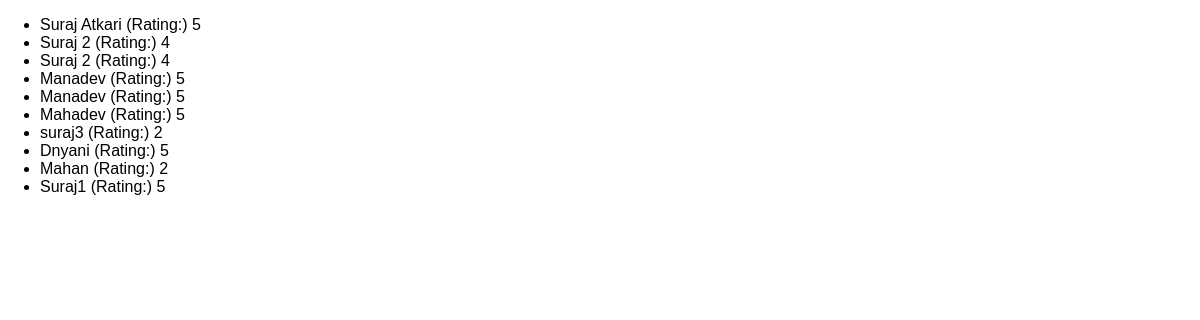
Page /reviews on the earlier database version.
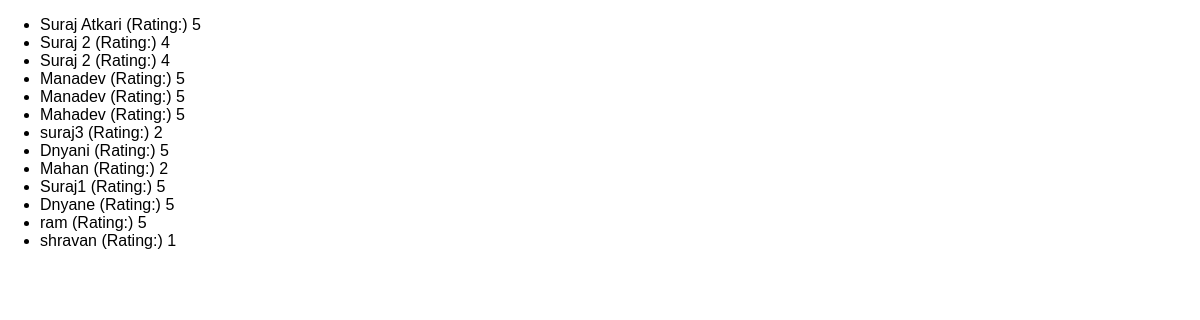
Same page on the later database version.
### reviews/models.py (models this page shows)
class Review(models.Model):
    user_name = models.CharField(max_length=50)
    review_text = models.TextField()
    rating = models.IntegerField()

### reviews/views.py (the view)
# urls.py: path("reviews", views.ReviewsListView.as_view()),
class ReviewsListView(ListView):  # Listview=To show all list of content
    template_name = "reviews/review_list.html"
    model = Review
    context_object_name = "reviews"

### reviews/templates/reviews/review_list.html (shortened to what this page needs)
{% extends 'reviews/base.html' %}
{% block content %}
  <ul>
    {% for review in reviews  %}
     <li>{{ review.user_name }} (Rating:) {{review.rating}} </li>
    {% endfor %}
  </ul>
{% endblock content %}

### reviews/templates/reviews/base.html (shortened to what this page needs)
{% load static %}
<!DOCTYPE html>
<html lang="en">
<head>
  <link rel="stylesheet" href="{% static "reviews/style.css" %}"
  <title>
</head>
<body>
  {% block content %}
  {% endblock content %}
</body>
</html>

### reviews/static/reviews/style.css (style rules this page uses)
body { font-family: sans-serif; margin: 0; }

Differences in the rows shown:
added Review: user_name "Dnyane", rating "5"
added Review: user_name "ram", rating "5"
added Review: user_name "shravan", rating "1"
